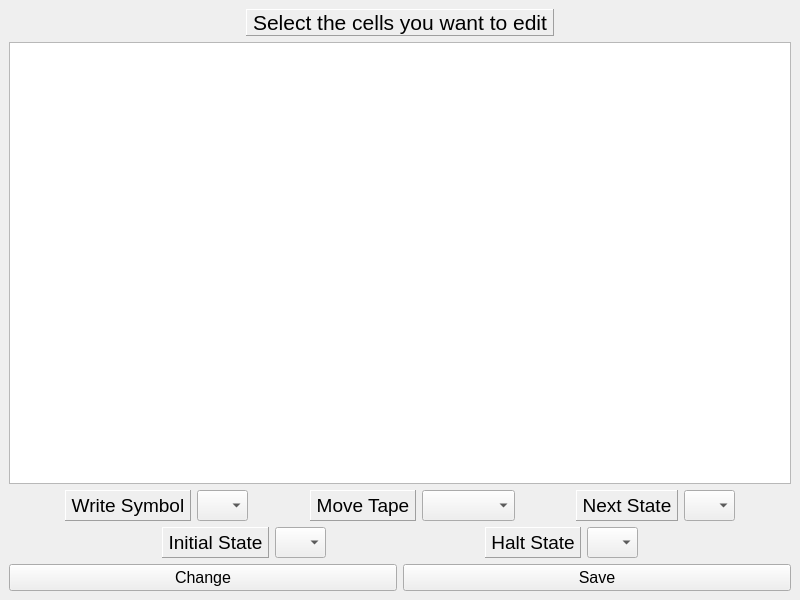
<?xml version="1.0" encoding="UTF-8"?>
<ui version="4.0">
 <class>EditMachines</class>
 <widget class="QMainWindow" name="EditMachines">
  <property name="geometry">
   <rect>
    <x>0</x>
    <y>0</y>
    <width>800</width>
    <height>600</height>
   </rect>
  </property>
  <property name="windowTitle">
   <string>MainWindow</string>
  </property>
  <widget class="QWidget" name="centralwidget">
   <layout class="QVBoxLayout" name="verticalLayout">
    <item>
     <layout class="QHBoxLayout" name="horizontalLayout_2">
      <item>
       <spacer name="horizontalSpacer_4">
        <property name="orientation">
         <enum>Qt::Horizontal</enum>
        </property>
        <property name="sizeHint" stdset="0">
         <size>
          <width>40</width>
          <height>20</height>
         </size>
        </property>
       </spacer>
      </item>
      <item>
       <widget class="QLabel" name="label">
        <property name="minimumSize">
         <size>
          <width>0</width>
          <height>0</height>
         </size>
        </property>
        <property name="font">
         <font>
          <pointsize>16</pointsize>
         </font>
        </property>
        <property name="frameShape">
         <enum>QFrame::Panel</enum>
        </property>
        <property name="frameShadow">
         <enum>QFrame::Raised</enum>
        </property>
        <property name="text">
         <string> Select the cells you want to edit </string>
        </property>
        <property name="alignment">
         <set>Qt::AlignCenter</set>
        </property>
        <property name="margin">
         <number>2</number>
        </property>
       </widget>
      </item>
      <item>
       <spacer name="horizontalSpacer">
        <property name="orientation">
         <enum>Qt::Horizontal</enum>
        </property>
        <property name="sizeHint" stdset="0">
         <size>
          <width>40</width>
          <height>20</height>
         </size>
        </property>
       </spacer>
      </item>
     </layout>
    </item>
    <item>
     <widget class="QTableWidget" name="tableView"/>
    </item>
    <item>
     <layout class="QHBoxLayout" name="horizontalLayout">
      <item>
       <spacer name="spacer1">
        <property name="orientation">
         <enum>Qt::Horizontal</enum>
        </property>
        <property name="sizeHint" stdset="0">
         <size>
          <width>40</width>
          <height>20</height>
         </size>
        </property>
       </spacer>
      </item>
      <item>
       <widget class="QLabel" name="writeLabel">
        <property name="minimumSize">
         <size>
          <width>0</width>
          <height>0</height>
         </size>
        </property>
        <property name="font">
         <font>
          <pointsize>14</pointsize>
         </font>
        </property>
        <property name="frameShape">
         <enum>QFrame::Panel</enum>
        </property>
        <property name="frameShadow">
         <enum>QFrame::Raised</enum>
        </property>
        <property name="text">
         <string> Write Symbol </string>
        </property>
        <property name="alignment">
         <set>Qt::AlignCenter</set>
        </property>
       </widget>
      </item>
      <item>
       <widget class="QComboBox" name="writeCBox">
        <property name="maximumSize">
         <size>
          <width>51</width>
          <height>33</height>
         </size>
        </property>
        <property name="font">
         <font>
          <pointsize>14</pointsize>
         </font>
        </property>
       </widget>
      </item>
      <item>
       <spacer name="horizontalSpacer_2">
        <property name="orientation">
         <enum>Qt::Horizontal</enum>
        </property>
        <property name="sizeHint" stdset="0">
         <size>
          <width>40</width>
          <height>20</height>
         </size>
        </property>
       </spacer>
      </item>
      <item>
       <widget class="QLabel" name="moveLabel">
        <property name="minimumSize">
         <size>
          <width>0</width>
          <height>0</height>
         </size>
        </property>
        <property name="font">
         <font>
          <pointsize>14</pointsize>
         </font>
        </property>
        <property name="frameShape">
         <enum>QFrame::Panel</enum>
        </property>
        <property name="frameShadow">
         <enum>QFrame::Raised</enum>
        </property>
        <property name="text">
         <string> Move Tape </string>
        </property>
        <property name="alignment">
         <set>Qt::AlignCenter</set>
        </property>
       </widget>
      </item>
      <item>
       <widget class="QComboBox" name="moveCBox">
        <property name="maximumSize">
         <size>
          <width>93</width>
          <height>33</height>
         </size>
        </property>
        <property name="font">
         <font>
          <pointsize>14</pointsize>
         </font>
        </property>
       </widget>
      </item>
      <item>
       <spacer name="horizontalSpacer_3">
        <property name="orientation">
         <enum>Qt::Horizontal</enum>
        </property>
        <property name="sizeHint" stdset="0">
         <size>
          <width>40</width>
          <height>20</height>
         </size>
        </property>
       </spacer>
      </item>
      <item>
       <widget class="QLabel" name="nextLabel">
        <property name="minimumSize">
         <size>
          <width>0</width>
          <height>0</height>
         </size>
        </property>
        <property name="font">
         <font>
          <pointsize>14</pointsize>
         </font>
        </property>
        <property name="frameShape">
         <enum>QFrame::Panel</enum>
        </property>
        <property name="frameShadow">
         <enum>QFrame::Raised</enum>
        </property>
        <property name="text">
         <string> Next State </string>
        </property>
        <property name="alignment">
         <set>Qt::AlignCenter</set>
        </property>
       </widget>
      </item>
      <item>
       <widget class="QComboBox" name="nextCBox">
        <property name="maximumSize">
         <size>
          <width>51</width>
          <height>33</height>
         </size>
        </property>
        <property name="font">
         <font>
          <pointsize>14</pointsize>
         </font>
        </property>
       </widget>
      </item>
      <item>
       <spacer name="spacer2">
        <property name="orientation">
         <enum>Qt::Horizontal</enum>
        </property>
        <property name="sizeHint" stdset="0">
         <size>
          <width>40</width>
          <height>20</height>
         </size>
        </property>
       </spacer>
      </item>
     </layout>
    </item>
    <item>
     <layout class="QHBoxLayout" name="horizontalLayout_3">
      <item>
       <spacer name="horizontalSpacer_6">
        <property name="orientation">
         <enum>Qt::Horizontal</enum>
        </property>
        <property name="sizeHint" stdset="0">
         <size>
          <width>40</width>
          <height>20</height>
         </size>
        </property>
       </spacer>
      </item>
      <item>
       <widget class="QLabel" name="inStateLabel">
        <property name="minimumSize">
         <size>
          <width>0</width>
          <height>0</height>
         </size>
        </property>
        <property name="maximumSize">
         <size>
          <width>16777215</width>
          <height>16777215</height>
         </size>
        </property>
        <property name="font">
         <font>
          <pointsize>14</pointsize>
         </font>
        </property>
        <property name="frameShape">
         <enum>QFrame::Panel</enum>
        </property>
        <property name="frameShadow">
         <enum>QFrame::Raised</enum>
        </property>
        <property name="text">
         <string> Initial State </string>
        </property>
        <property name="alignment">
         <set>Qt::AlignCenter</set>
        </property>
       </widget>
      </item>
      <item>
       <widget class="QComboBox" name="inStateCBox">
        <property name="maximumSize">
         <size>
          <width>51</width>
          <height>31</height>
         </size>
        </property>
        <property name="font">
         <font>
          <pointsize>14</pointsize>
         </font>
        </property>
       </widget>
      </item>
      <item>
       <spacer name="horizontalSpacer_5">
        <property name="orientation">
         <enum>Qt::Horizontal</enum>
        </property>
        <property name="sizeHint" stdset="0">
         <size>
          <width>40</width>
          <height>20</height>
         </size>
        </property>
       </spacer>
      </item>
      <item>
       <widget class="QLabel" name="hltStateLabel">
        <property name="minimumSize">
         <size>
          <width>0</width>
          <height>0</height>
         </size>
        </property>
        <property name="font">
         <font>
          <pointsize>14</pointsize>
         </font>
        </property>
        <property name="frameShape">
         <enum>QFrame::Panel</enum>
        </property>
        <property name="frameShadow">
         <enum>QFrame::Raised</enum>
        </property>
        <property name="text">
         <string> Halt State </string>
        </property>
        <property name="alignment">
         <set>Qt::AlignCenter</set>
        </property>
       </widget>
      </item>
      <item>
       <widget class="QComboBox" name="hltStateCBox">
        <property name="maximumSize">
         <size>
          <width>51</width>
          <height>31</height>
         </size>
        </property>
        <property name="font">
         <font>
          <pointsize>14</pointsize>
         </font>
        </property>
       </widget>
      </item>
      <item>
       <spacer name="horizontalSpacer_7">
        <property name="orientation">
         <enum>Qt::Horizontal</enum>
        </property>
        <property name="sizeHint" stdset="0">
         <size>
          <width>40</width>
          <height>20</height>
         </size>
        </property>
       </spacer>
      </item>
     </layout>
    </item>
    <item>
     <layout class="QHBoxLayout" name="horizontalLayout_5">
      <item>
       <widget class="QPushButton" name="changeBut">
        <property name="font">
         <font>
          <pointsize>12</pointsize>
         </font>
        </property>
        <property name="text">
         <string>Change</string>
        </property>
       </widget>
      </item>
      <item>
       <widget class="QPushButton" name="saveBut">
        <property name="font">
         <font>
          <pointsize>12</pointsize>
         </font>
        </property>
        <property name="text">
         <string>Save</string>
        </property>
       </widget>
      </item>
     </layout>
    </item>
   </layout>
  </widget>
 </widget>
 <resources/>
 <connections/>
</ui>
